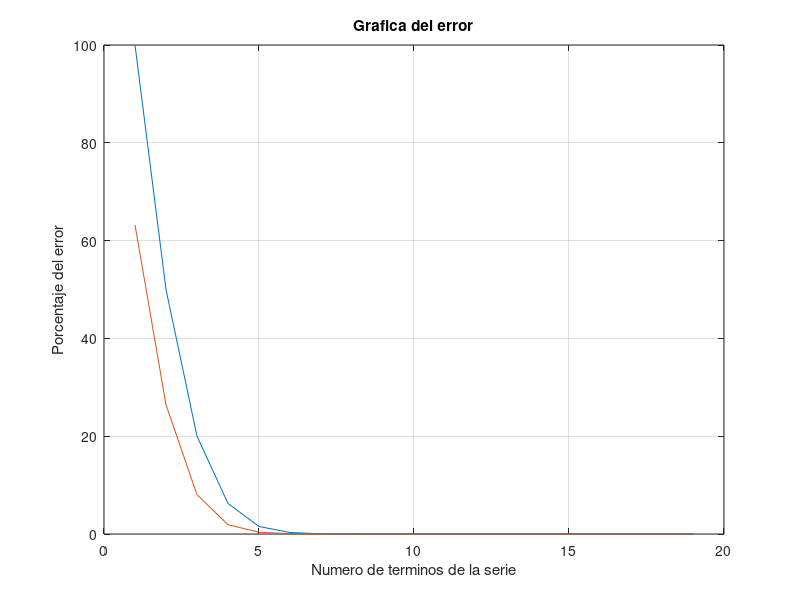

The MATLAB script that drew this image:
% Numero de terminos de la serie
n = 16;
% Valor al cual se quiere aproximar la funcion exponencial
x = 1.0;
% Valor verdadero
Vv = exp(x);
% 1a Aproximacion
exp_x = 1;
% Aproximacion del valor del termino de la serie
Va = exp_x;
Aact = exp_x;
Aant = 0;
% Error verdadero (Et)-> t = true
Et = abs(((Vv - Va) / Vv) * 100);
% Error aproximado (Ea)-> a = approximate
Ea = abs(((Aact - Aant) / Aact) * 100);
Es = (0.5) * (10^(2 - n));
m = 1;
Ea_array = Ea;
Et_array = Et;

while Ea > Es
    Aant = Va;
    exp_x = exp_x + (x^m) / factorial(m);
    Va = exp_x;
    Aact = exp_x;
    Et = abs((Vv - Va) / Vv) * 100;
    Et_array = [Et_array, Et];
    Ea = abs((Aact - Aant) / Aact) * 100;
    Ea_array = [Ea_array, Ea];
    m = m + 1;
end

plot(Ea_array);
hold on;
plot(Et_array);
ylabel('Porcentaje del error');
xlabel('Numero de terminos de la serie');
title('Grafica del error');
grid on;

disp(exp_x);
disp(Vv);
